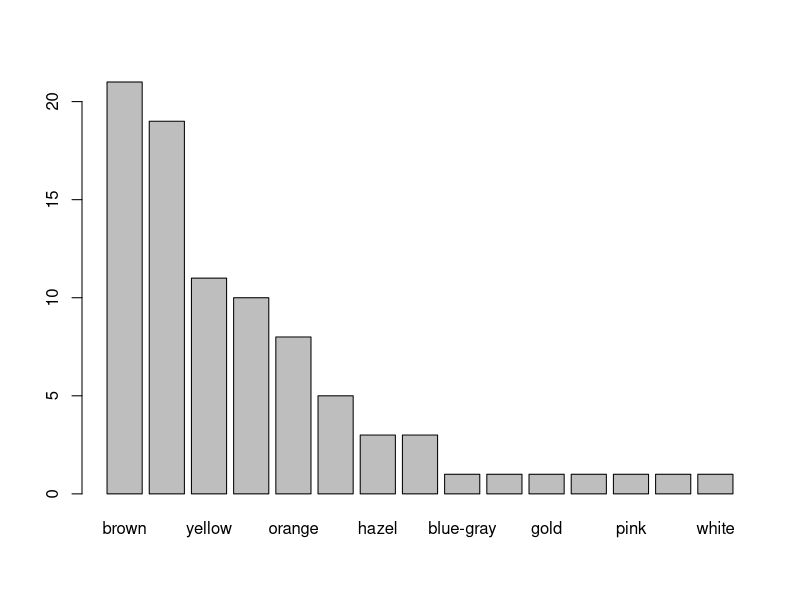
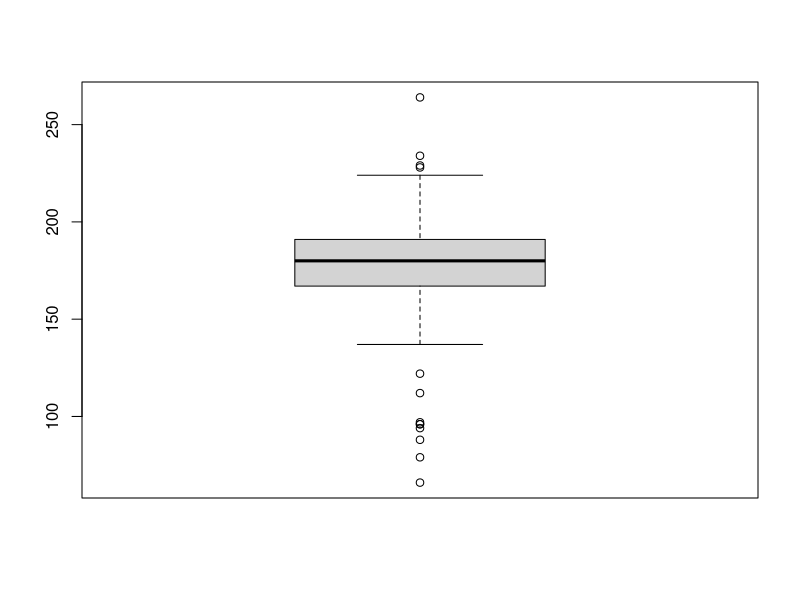
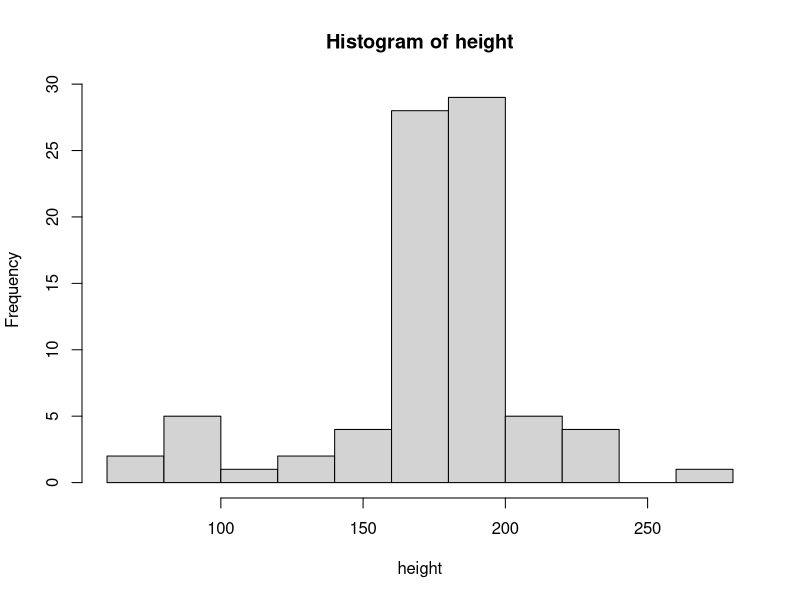
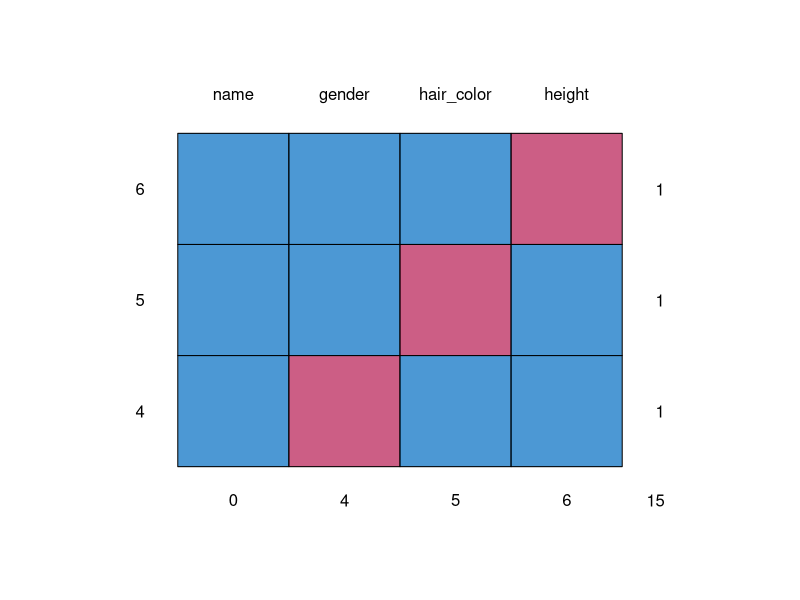

These figures' R source, in order:
# explore data------
library(tidyverse)
data()
?starwars
#dimensions-----
# it tell us the number of rows and columns in a dataset
dim(starwars)
#structure---- 
str(starwars)
glimpse(starwars)
view(starwars)
head(starwars)
tail(starwars)
attach(starwars)
names(starwars)
length(starwars)
## categorical-----
class(hair_color)
length(hair_color)#show number of observations
unique(hair_color)
view(sort(table(hair_color),decreasing = TRUE))
barplot(sort(table(eye_color),decreasing = TRUE))
d1<-starwars %>% 
  select(hair_color) %>% 
  count(hair_color) %>% 
  arrange(desc(n)) %>% 
  view()
view(starwars[is.na(hair_color),])
#numerical-----
class(height)
length(height)
summary(height)
boxplot(height)
hist(height)
#---------cleaning data------
#checking if each variable is categorized as type of variable
# to select great variable to work with
# findind and dealing with missing data
# finding amd dealing with duplicates 
# recode values 
library(tidyverse)
library(mice)
data()
view(starwars)
#----- variable types----
d1<-starwars
glimpse(d1)
class(d1$gender)
unique(d1$gender)
# how to change from character to factor variable
d1$gender<-as.factor(d1$gender)
class(d1$gender)
levels(d1$gender)
d1$gender<-factor((d1$gender),
                  levels = c("masculine","feminine"))
levels(d1$gender)
#----select variable-----
names(d1)
d2<-d1%>%
  select(name,height,ends_with('color'))%>%
  names()
#-----filter observations-----
unique(d1$hair_color)
d3<-d1 %>% 
  select(name,height,ends_with('color'))%>%
  filter(hair_color %in% c("blonde","brown" )&
           height<180) %>% 
  view()
# %in% means within hair color
#----missing values-----
#understand where the missing value is
d4<-d1 %>% 
  select(name,gender,hair_color,height) %>% 
  filter(!complete.cases(.)) %>% 
  view()
md.pattern(d4)
# we delect the missing variable where appropriate
d5<-d1 %>% 
  select(name,gender,hair_color,height) %>% 
  filter(!complete.cases(.)) %>% 
  drop_na(height) %>% 
  view()
d6<-d1 %>% 
  select(name,gender,hair_color,height) %>% 
  filter(!complete.cases(.)) %>% 
  mutate(hair_color=replace_na(hair_color,'none')) %>% #create or overwrite existing variable.
  view()
#----duplicate----
Names<-c('peter','john','andrew','peter')
age<-c(11,44,55,11)  
friends<-data.frame(Names,age)
friends[!duplicated(friends),]
duplicated(friends)
friends %>% distinct()
#-----recoding variables------
d7<-d1 %>% 
  select(name,gender) %>% 
  mutate(gender=recode(gender,
                       "masculine"=1,"feminine"=2)) %>% 
  view()
#----filter----
library(tidyverse)
view(msleep)
glimpse(msleep)
my_data<-msleep %>% 
  select(name,sleep_total) %>% 
  filter(sleep_total>18) %>% 
  view()
my_data1<-msleep %>% 
  select(name,order,bodywt,sleep_total) %>% 
  filter(order=="Primates",bodywt>20) %>% 
  view()
my_data2<-msleep %>% 
  select(name,order,bodywt,sleep_total) %>% 
  filter(order=="Primates"| bodywt>20) %>%  # return is either is true
  view()
my_data3<-msleep %>% 
  select(name,order,bodywt,sleep_total) %>% 
  filter(order=="Primates"& bodywt>20) %>%  # return if all are true
  view()
my_data2<-msleep %>% 
  select(name,sleep_total) %>% 
  filter(name=="Cow"|
           name=="Dog"|
           name=="Goat") %>%  
  view()
my_data2<-msleep %>% 
  select(name,sleep_total) %>% 
  filter(name %in% c("Cow","Dog","Goat")) %>%  
  view()
my_data2<-msleep %>% 
  select(name,sleep_total) %>% 
  filter(between(sleep_total,16,18)) %>%  
  view()
my_data2<-msleep %>% 
  select(name,sleep_total) %>% 
  filter(near(sleep_total,17,tol=0.5)) %>%  
  view()
#------recoding----
library(tidyverse)
view(starwars)
attach(starwars)
unique(gender) 
sw<-starwars %>% 
  select(name,height,mass,gender) %>% 
  rename(weight=mass) %>% 
  na.omit() %>% 
  mutate(height=height/100) %>%  # to change height into meters
  #filter(gender=="masculine"|gender=="feminine") %>% 
  filter(gender %in% c("masculine","feminine")) %>% 
  mutate(gender=recode(gender,masculine="m",feminine="f")) %>% 
  mutate(size=height>1 & weight>75,
         size=if_else(size == TRUE, "big","small")) %>% 
  view()



